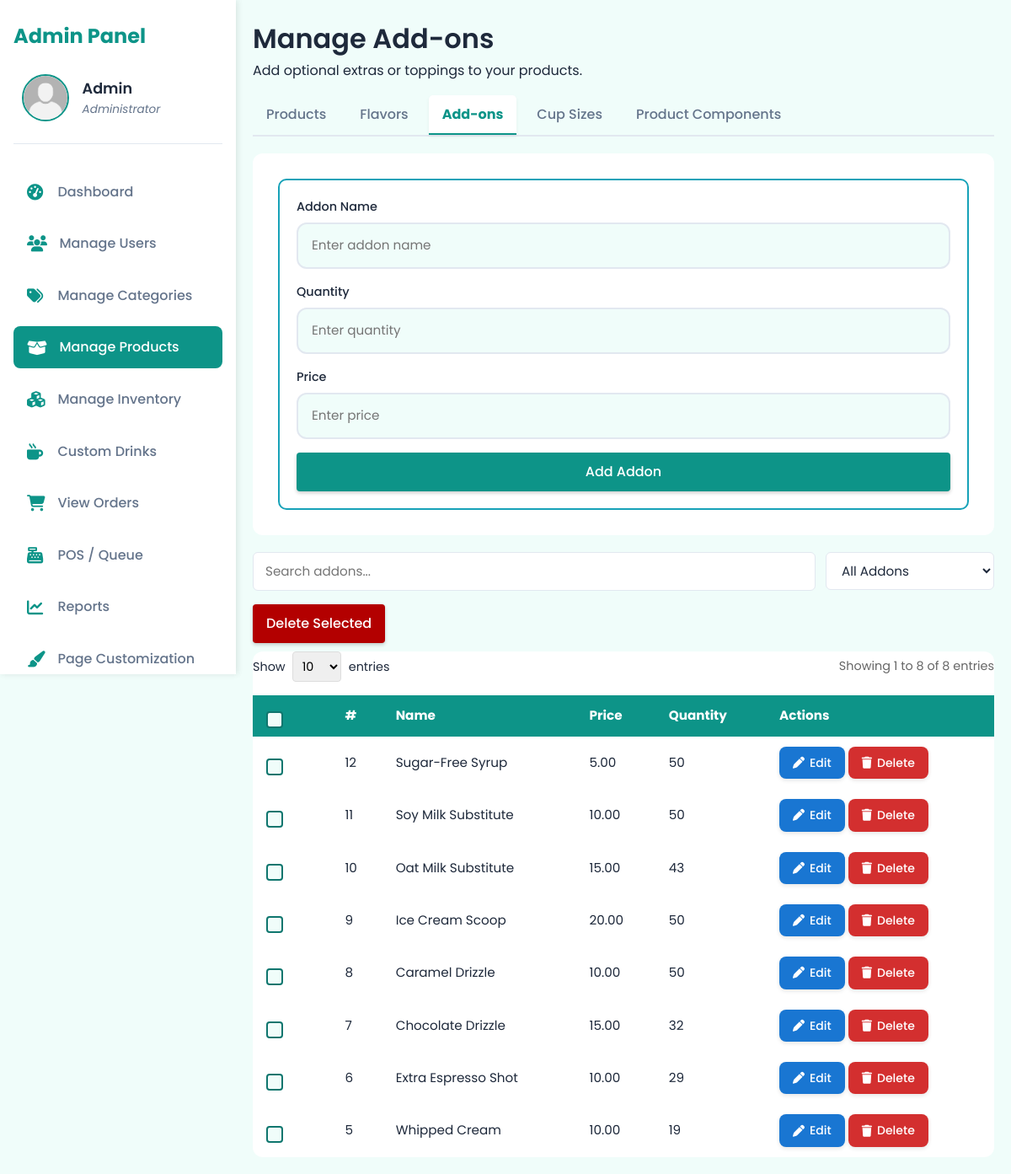
Screenshot of /dashboard/admin/manage-products.php?tab=addons (signed in) with the database file from the repository.
### tables this page shows
CREATE TABLE `users` (
  `id` int(11) NOT NULL,
  `name` varchar(100) DEFAULT NULL,
  `email` varchar(100) DEFAULT NULL,
  `password` varchar(255) DEFAULT NULL,
  `account_type` enum('admin','customer') DEFAULT 'customer',
  `email_verified` tinyint(1) DEFAULT 0,
  `verification_code` varchar(6) DEFAULT NULL,
  `reset_code` varchar(6) DEFAULT NULL,
  `created_at` timestamp NOT NULL DEFAULT current_timestamp(),
  `full_name` varchar(150) DEFAULT NULL,
  `address` text DEFAULT NULL,
  `age` int(11) DEFAULT NULL,
  `birthday` date DEFAULT NULL,
  `profile_image` varchar(255) DEFAULT NULL,
  `failed_attempts` int(11) DEFAULT 0,
  `is_blocked` tinyint(1) DEFAULT 0
);

CREATE TABLE `addons` (
  `addon_id` int(11) NOT NULL,
  `addon_name` varchar(100) NOT NULL,
  `quantity` int(11) DEFAULT 0,
  `created_at` timestamp NOT NULL DEFAULT current_timestamp(),
  `price` decimal(10,2) DEFAULT 0.00
);

### dashboard/admin/tabs/addons.php (the view, shortened to what this page needs)
<?php
require_once __DIR__ . '/../../../config/db.php';
$entries_per_page = isset($_GET['entries']) ? (int)$_GET['entries'] : 10;
$current_page = isset($_GET['page']) ? (int)$_GET['page'] : 1;
$offset = ($current_page - 1) * $entries_per_page;
$total_records = $conn->query("SELECT COUNT(*) FROM addons")->fetchColumn();
$addons = $conn->query("SELECT * FROM addons ORDER BY addon_id DESC LIMIT $offset, $entries_per_page")->fetchAll();
?>
<!DOCTYPE html>
<html lang="en">
<head>
  <link rel="stylesheet" href="/alon_at_araw/assets/global.css">
  <link rel="stylesheet" href="/alon_at_araw/assets/styles/root-admin.css">
  <link rel="stylesheet" href="/alon_at_araw/assets/styles/addons.css">
  <link rel="stylesheet" href="/alon_at_araw/assets/fonts/font.css">
  <link rel="stylesheet" href="https://cdnjs.cloudflare.com/ajax/libs/font-awesome/6.4.0/css/all.min.css" />
  <link href="https://cdnjs.cloudflare.com/ajax/libs/jquery-toast-plugin/1.3.2/jquery.toast.min.css" rel="stylesheet" />
</head>
<body>
<?php include __DIR__ . '/../../../includes/admin-sidebar.php'; ?>
<main class="users-management">
  <div class="category-form-wrapper">
    <form method="POST" class="category-form">
      <div class="input-container">
        <label for="addon-name">Addon Name</label>
        <input type="text" id="addon-name" name="addon_name" placeholder="Enter addon name" required />
      </div>
      <div class="input-container">
        <label for="quantity">Quantity</label>
        <input type="number" id="quantity" name="quantity" placeholder="Enter quantity" required min="1" />
      </div>
      <div class="input-container">
        <label for="price">Price</label>
        <input type="number" id="price" name="price" placeholder="Enter price" required min="1" />
      </div>
      <button type="submit" name="add_addon" class="md-btn md-btn-primary">Add Addon</button>
    </form>
  </div>
  <div class="user-controls">
    <input type="text" id="searchInput" placeholder="Search addons..." class="search-input" />
    <div class="filter-dropdown">
    <select id="filterSelect" class="filter-select">
        <option value="all">All Addons</option>
    </select>
    </div>
  </div>
  <form method="POST">
    <button type="button" id="triggerBulkDelete" class="md-btn danger">Delete Selected</button>
    <div class="table-container">
      <div class="table-controls">
        <div class="entries-control">
            <label>Show
                <select id="entriesSelect" onchange="changeEntries(this.value)">
                    <option value="10" <?= $entries_per_page == 10 ? 'selected' : '' ?>>10</option>
                </select>
                entries
            </label>
        </div>
        <div class="table-info">
            Showing <?= min(($current_page - 1) * $entries_per_page + 1, $total_records) ?> to
            <?= min($current_page * $entries_per_page, $total_records) ?> of <?= $total_records ?> entries
        </div>
    </div>
      <table class="user-table">
        <thead>
          <tr>
            <th><label class="md-checkbox"><input type="checkbox" id="select-all" /><span></span></label></th>
            <th>#</th>
            <th>Name</th>
            <th>Price</th>
            <th>Quantity</th>
            <th>Actions</th>
          </tr>
        </thead>
        <tbody>
          <?php if (count($addons) > 0): ?>
            <?php foreach ($addons as $addon): ?>
              <?php
                    $isOutOfStock = $addon['quantity'] == 0;
                    $rowClass = $isOutOfStock ? 'out-of-stock' : '';
                ?>
              <tr style="background-color: <?= $rowClass === 'out-of-stock' ? '#d3d3d3' : '' ?>" class="<?= $rowClass ?>">
                <td>
                  <label class="md-checkbox">
                    <input type="checkbox" name="selected_ids[]" value="<?= $addon['addon_id'] ?>" /><span></span>
                  </label>
                </td>
                <td><?= $addon['addon_id'] ?></td>
                <td><?= htmlspecialchars($addon['addon_name']) ?></td>
                <td><?= htmlspecialchars($addon['price']) ?></td>
                <td><?= htmlspecialchars($addon['quantity']) ?></td>
                <td>
                  <?php if ($isOutOfStock): ?>
                    <button
                    type="button"
                    class="custom-edit-btn edit-btn"
                    data-id="<?= $addon['addon_id'] ?>"
                    data-name="<?= htmlspecialchars($addon['addon_name'], ENT_QUOTES) ?>"
                    data-price="<?= $addon['price'] ?>"
                    data-quantity="<?= $addon['quantity'] ?>"
                    >
                    <i class="fas fa-plus"></i> Add Stock
                    </button>
                    <?php else: ?>
                  <button
                    type="button"
                    class="custom-edit-btn edit-btn"
                    data-id="<?= $addon['addon_id'] ?>"
                    data-name="<?= htmlspecialchars($addon['addon_name'], ENT_QUOTES) ?>"
                    data-price="<?= $addon['price'] ?>"
                    data-quantity="<?= $addon['quantity'] ?>"
                  >
                    <i class="fas fa-pen"></i> Edit
                  </button>
                  <?php endif; ?>
                  <button
                    type="button"
                    class="custom-delete-btn delete-addon"
                    data-id="<?= $addon['addon_id'] ?>"
                  >
                    <i class="fas fa-trash"></i> Delete
                  </button>
                </td>
              </tr>
            <?php endforeach; ?>
          <?php endif; ?>
        </tbody>
      </table>
    </div>
  </form>
</main>
</body>
</html>

### includes/admin-sidebar.php (shortened to what this page needs)
<?php
$currentPage = basename($_SERVER['PHP_SELF']);
require_once __DIR__ . '/../config/db.php';
$stmt = $conn->prepare("SELECT name, profile_image FROM users WHERE id = ?");
$stmt->execute([$_SESSION['user_id']]);
$admin = $stmt->fetch();
$rawPath = $admin['profile_image'] ?? '';
$cleanPath = preg_replace('#^(\.\./)+#', '', $rawPath);
$profileImagePath = $cleanPath
    ? '/alon_at_araw/' . $cleanPath
    : '/alon_at_araw/assets/images/avatar.png';
?>
<!DOCTYPE html>
<html lang="en">
<head>
    <link rel="stylesheet" href="/alon_at_araw/assets/global.css"/>
    <link rel="stylesheet" href="/alon_at_araw/assets/styles/root-admin.css">
    <link rel="stylesheet" href="/alon_at_araw/assets/styles/admin-sidebar.css"/>
    <link rel="stylesheet" href="/alon_at_araw/assets/fonts/font.css">
    <link rel="stylesheet" href="https://cdnjs.cloudflare.com/ajax/libs/jquery-toast-plugin/1.3.2/jquery.toast.min.css" />
    <link rel="stylesheet" href="https://cdnjs.cloudflare.com/ajax/libs/font-awesome/6.4.0/css/all.min.css"/>
</head>
<body>
<aside class="sidebar">
  <div class="sidebar-header">
  <h2>Admin Panel</h2>
  <a href="admin-profile.php" class="admin-profile-link">
    <div class="admin-profile">
      <img src="<?= htmlspecialchars($profileImagePath) ?>" alt="Admin Profile" class="profile-pic" />
      <div class="admin-info">
        <span class="admin-name"><?= htmlspecialchars($admin['name']) ?></span>
        <small class="admin-role">Administrator</small>
      </div>
    </div>
  </a>
</div>
  <nav class="nav-links">
    <ul>
      <li><a href="dashboard.php" class="<?= $currentPage === 'dashboard.php' ? 'active' : '' ?>"><i class="fas fa-tachometer-alt"></i> Dashboard</a></li>
      <li><a href="manage-users.php" class="<?= $currentPage === 'manage-users.php' ? 'active' : '' ?>"><i class="fas fa-users"></i> Manage Users</a></li>
      <li><a href="manage-categories.php" class="<?= $currentPage === 'manage-categories.php' ? 'active' : '' ?>"><i class="fas fa-tags"></i> Manage Categories</a></li>
      <li><a href="manage-products.php" class="<?= $currentPage === 'manage-products.php' ? 'active' : '' ?>"><i class="fas fa-box-open"></i> Manage Products</a></li>
      <li><a href="inventory.php" class="<?= $currentPage === 'inventory.php' ? 'active' : '' ?>"><i class="fas fa-cubes"></i> Manage Inventory</a></li>
      <li><a href="custom-drinks.php" class="<?= $currentPage === 'custom-drinks.php' ? 'active' : '' ?>"><i class="fas fa-mug-hot"></i> Custom Drinks</a></li>
      <li><a href="view-orders.php" class="<?= $currentPage === 'view-orders.php' ? 'active' : '' ?>"><i class="fas fa-shopping-cart"></i> View Orders</a></li>
      <li><a href="pos.php" class="<?= $currentPage === 'pos.php' ? 'active' : '' ?>"><i class="fas fa-cash-register"></i> POS / Queue</a></li>
      <li><a href="reports.php" class="<?= $currentPage === 'reports.php' ? 'active' : '' ?>"><i class="fas fa-chart-line"></i> Reports</a></li>
      <li><a href="customize-site.php" class="<?= $currentPage === 'customize-site.php' ? 'active' : '' ?>"><i class="fas fa-paint-brush"></i> Page Customization</a></li>
    </ul>
  </nav>
</aside>
</body>
</html>

### assets/global.css (style rules this page uses)
* { margin: 0; padding: 0; box-sizing: border-box; }
html { scroll-behavior: smooth; }
body { font-family: 'Poppins', sans-serif; font-size: 16px; line-height: 1.6; background-color: #fff; color: #000; }
a { text-decoration: none; color: inherit; }
button { cursor: pointer; border: none; outline: none; font: inherit; }
input, select, textarea { font: inherit; border: 1px solid #ccc; padding: 0.5rem; border-radius: 4px; }
h1, h2, h3, h4, h5, h6 { font-weight: 600; color: inherit; }

### assets/styles/root-admin.css (style rules this page uses)
:root { --sidebar-width: 280px; --color-primary: #0d9488; --color-primary-hover: #0f766e; --color-bg: #f0fdfa; --color-sidebar-bg: #ffffff; --color-text-primary: #1e293b; --color-text-secondary: #64748b; --color-text-hover: #0d9488; --color-border: #e2e8f0; --color-shadow: rgba(0, 0, 0, 0.05); --color-error: #b30000; --color-success: #28a745; --color-warning: #ffc107; --color-info: #17a2b8; --color-bg-error: #ffe5e5; --color-bg-success: #e5ffe5; --color-bg-warning: #fff8e5; }

### assets/styles/admin-sidebar.css (style rules this page uses)
body { margin: 0; background-color: var(--color-bg); color: var(--color-text-primary); }
.sidebar { position: fixed; top: 0; left: 0; height: 100vh; width: var(--sidebar-width); background-color: var(--color-sidebar-bg); box-shadow: 2px 0 8px var(--color-shadow); display: flex; flex-direction: column; padding: 1.5rem 1rem; overflow-y: auto; transition: width 0.3s ease; z-index: 1000; }
.sidebar-header { margin-bottom: 2rem; border-bottom: 1px solid var(--color-border); padding-bottom: 1rem; }
.sidebar-header h2 { font-weight: 700; font-size: 1.5rem; color: var(--color-primary); margin-bottom: 1rem; user-select: none; }
.admin-profile { display: flex; align-items: center; gap: 1rem; }
.profile-pic { width: 56px; height: 56px; border-radius: 50%; object-fit: cover; border: 2px solid var(--color-primary); }
.admin-info { display: flex; flex-direction: column; justify-content: center; }
.admin-name { font-weight: 600; font-size: 1.1rem; color: var(--color-text-primary); user-select: text; }
.admin-role { font-size: 0.85rem; color: var(--color-text-secondary); font-style: italic; }
.nav-links ul { list-style: none; padding: 0; margin: 0; }
.nav-links li { margin-bottom: 0.75rem; }
.nav-links a { display: flex; align-items: center; gap: 0.9rem; text-decoration: none; font-weight: 500; font-size: 1rem; color: var(--color-text-secondary); padding: 0.75rem 1rem; border-radius: 8px; transition: background-color 0.1s ease, color 0.25s ease; user-select: none; }
.nav-links a i { min-width: 22px; font-size: 1.2rem; color: var(--color-primary); transition: color 0.25s ease; }
.nav-links a:hover, .nav-links a.active { background-color: var(--color-primary); color: white; }
.nav-links a:hover i, .nav-links a.active i { color: white; }
.admin-profile-link { text-decoration: none; display: block; cursor: pointer; border-radius: 8px; padding: 0.6rem; transition: background-color 0.1s ease; }

### rows the page displays
users: name "Admin"
addons: addon_id "12", addon_name "Sugar-Free Syrup", price "5.00", quantity "50"
addons: addon_id "11", addon_name "Soy Milk Substitute", price "10.00", quantity "50"
addons: addon_id "10", addon_name "Oat Milk Substitute", price "15.00", quantity "43"
addons: addon_id "9", addon_name "Ice Cream Scoop", price "20.00", quantity "50"
addons: addon_id "8", addon_name "Caramel Drizzle", price "10.00", quantity "50"
addons: addon_id "7", addon_name "Chocolate Drizzle", price "15.00", quantity "32"
addons: addon_id "6", addon_name "Extra Espresso Shot", price "10.00", quantity "29"
addons: addon_id "5", addon_name "Whipped Cream", price "10.00", quantity "19"

### other values shown
$current_tab_title "Manage Add-ons"
$current_tab_desc "Add optional extras or toppings to your products."
min(($current_page - 1) * $entries_per_page + 1, $total_records) "1"
min($current_page * $entries_per_page, $total_records) "8"
$total_records "8"
